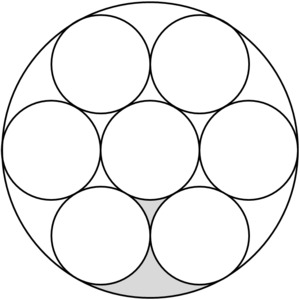
#> input picture week10 (hough)/images/8circles.png, 300 x 300 px, given in place of video_uji.mp4, which was not available
$ python lineDetectionWire.py images/8circles.png
#> lines starting #> are read from the running program, lines starting #| are printed output that depends on the picture; after the words box and inside, x2 and y2 are one past the last pixel; in counts of white or black regions, pixels touching at a corner belong together; pictures that were not available may be replaced by others from this repository, and a replacement may not be noted
import sys
import math
import cv2 as cv
import numpy as np
capture=cv.VideoCapture('images/video_uji.mp4')
success,image=capture.read()
#> image is the input picture: shape (300, 300, 3); min 0, max 255, mean 240.1
#def main(argv):
while success:

        # [9 lines of commented-out code are left out]
        success,image=capture.read()
        src = image.copy()

        dst = cv.Canny(src, 100, 400, None, 3)
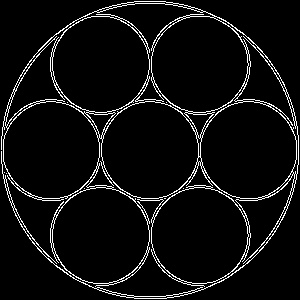
#> dst: shape (300, 300); 5.8% white in thin lines or dots

        # Copy edges to the images that will display the results in BGR
        cdst = cv.cvtColor(dst, cv.COLOR_GRAY2BGR)
#> cdst: shape (300, 300, 3); 5.8% white in thin lines or dots
        cdstP = np.copy(cdst)
        cv.imshow("tes", dst)

        lines = cv.HoughLines(dst, 1, np.pi / 180, 150, None, 0, 0)
#> lines = None

        if lines is not None:
            for i in range(0, len(lines)):
                rho = lines[i][0][0]
                theta = lines[i][0][1]
                a = math.cos(theta)
                b = math.sin(theta)
                x0 = a * rho
                y0 = b * rho
                pt1 = (int(x0 + 1000*(-b)), int(y0 + 1000*(a)))
                pt2 = (int(x0 - 1000*(-b)), int(y0 - 1000*(a)))
                cv.line(cdst, pt1, pt2, (0,0,255), 3, cv.LINE_AA)


        linesP = cv.HoughLinesP(dst, 1, np.pi / 180, 50, None, 0, 20)
#> linesP = 34 rows, first 6: [229, 198, 264, 198], [147, 221, 201, 167], [36, 246, 37, 244], [36, 101, 70, 101], [149, 51, 162, 29], [230, 105, 261, 51]

        if linesP is not None:
            for i in range(0, len(linesP)):
                l = linesP[i][0]
                cv.line(cdstP, (l[0], l[1]), (l[2], l[3]), (0,0,255), 3, cv.LINE_AA)
#> this loop made 34 passes
#> l on passes 1 to 12: [229, 198, 264, 198], [147, 221, 201, 167], [36, 246, 37, 244], [36, 101, 70, 101], [149, 51, 162, 29], [230, 105, 261, 51], [133, 200, 167, 200], [54, 214, 102, 166], [148, 242, 179, 296], [130, 198, 169, 198], [83, 109, 102, 142], [139, 31, 152, 53]
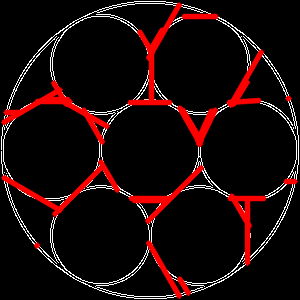
#> cdstP: shape (300, 300, 3); mean B, G, R 9.7, 9.7, 27.2

       # cv.imshow("Source", src)
        #cv.imshow("edge", dst)
        cv.imshow("Detected Lines (in red) - Standard Hough Line Transform", cdst)
        cv.imshow("Detected Lines (in red) - Probabilistic Line Transform", cdstP)

        #cv.waitKey()
        #return 0
        if cv.waitKey(1)>0:
#> (key Esc is pressed here)
            break
capture.release()
cv.destroyAllWindows()

#if __name__ == "__main__":
 #   main(sys.argv[1:])
